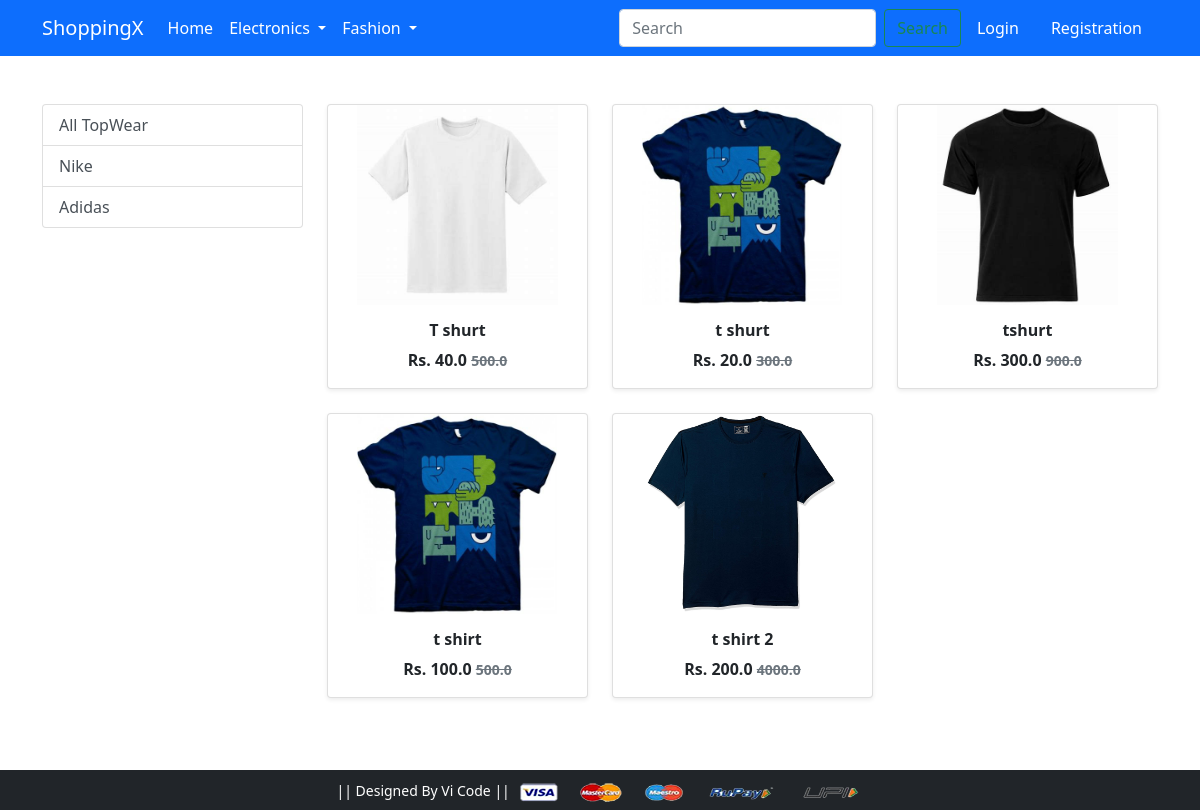
Screenshot of /topwear/ with the database file from the repository.
### app/models.py (models this page shows, shortened)
class Product(models.Model):
    title = models.CharField(max_length=100)
    selling_price = models.FloatField()
    discounted_price = models.FloatField()
    description = models.TextField()
    brand = models.CharField(max_length=100)
    category = models.CharField(choices=CATEGORY_CHOICES, max_length=2)
    product_image = models.ImageField(upload_to='productimg')

### app/views.py (the view)
# urls.py: path('topwear/', views.topwear, name='topwear'),
def topwear(request, data=None):
 if data == None:
  topwears = Product.objects.filter(category='TW')
 elif data == 'nike' or data == 'adidas':
  topwears = Product.objects.filter(category='TW').filter(brand=data)
 return render(request, 'app/topwear.html',{'topwears' : topwears})

### app/templates/app/topwear.html (shortened to what this page needs)
{% extends 'app/base.html' %}
{% load static %}
{% block main-content %}
<div class="container my-5">
  <div class="row">
    <div class="col-12 col-md-3 mb-3">
      <div class="d-none d-md-block">
        <div class="list-group">
          <a href="{% url 'topwear' %}" class="list-group-item list-group-item-action">All TopWear</a>
          <a href="{% url 'topweardata' 'nike' %}" class="list-group-item list-group-item-action">Nike</a>
          <a href="{% url 'topweardata' 'adidas' %}" class="list-group-item list-group-item-action">Adidas</a>
        </div>
      </div>
    </div>
    <div class="col-12 col-md-9">
      <div class="row">
        {% for product in topwears %}
        <div class="col-6 col-md-4 text-center mb-4">
          <a href="{% url 'product-detail' product.id %}" class="text-decoration-none text-dark">
            <div class="card h-100 shadow-sm">
              <img src="{{ product.product_image.url }}" class="card-img-top img-fluid" alt="{{ product.title }}" style="height: 200px; object-fit: contain;">
              <div class="card-body">
                <h6 class="card-title fw-bold">{{ product.title }}</h6>
                <p class="card-text fw-bold">
                  Rs. {{ product.discounted_price }}
                  {% if product.selling_price %}
                    <small class="text-muted text-decoration-line-through">{{ product.selling_price }}</small>
                  {% endif %}
                </p>
              </div>
            </div>
          </a>
        </div>
        {% endfor %}
      </div>
    </div>
  </div>
</div>
{% endblock main-content %}

### rows the page displays
Product: product_image (picture), title "T shurt", discounted_price "40.0", selling_price "500.0"
Product: product_image (picture), title "t shurt", discounted_price "20.0", selling_price "300.0"
Product: product_image (picture), title "tshurt", discounted_price "300.0", selling_price "900.0"
Product: product_image (picture), title "t shirt", discounted_price "100.0", selling_price "500.0"
Product: product_image (picture), title "t shirt 2", discounted_price "200.0", selling_price "4000.0"
